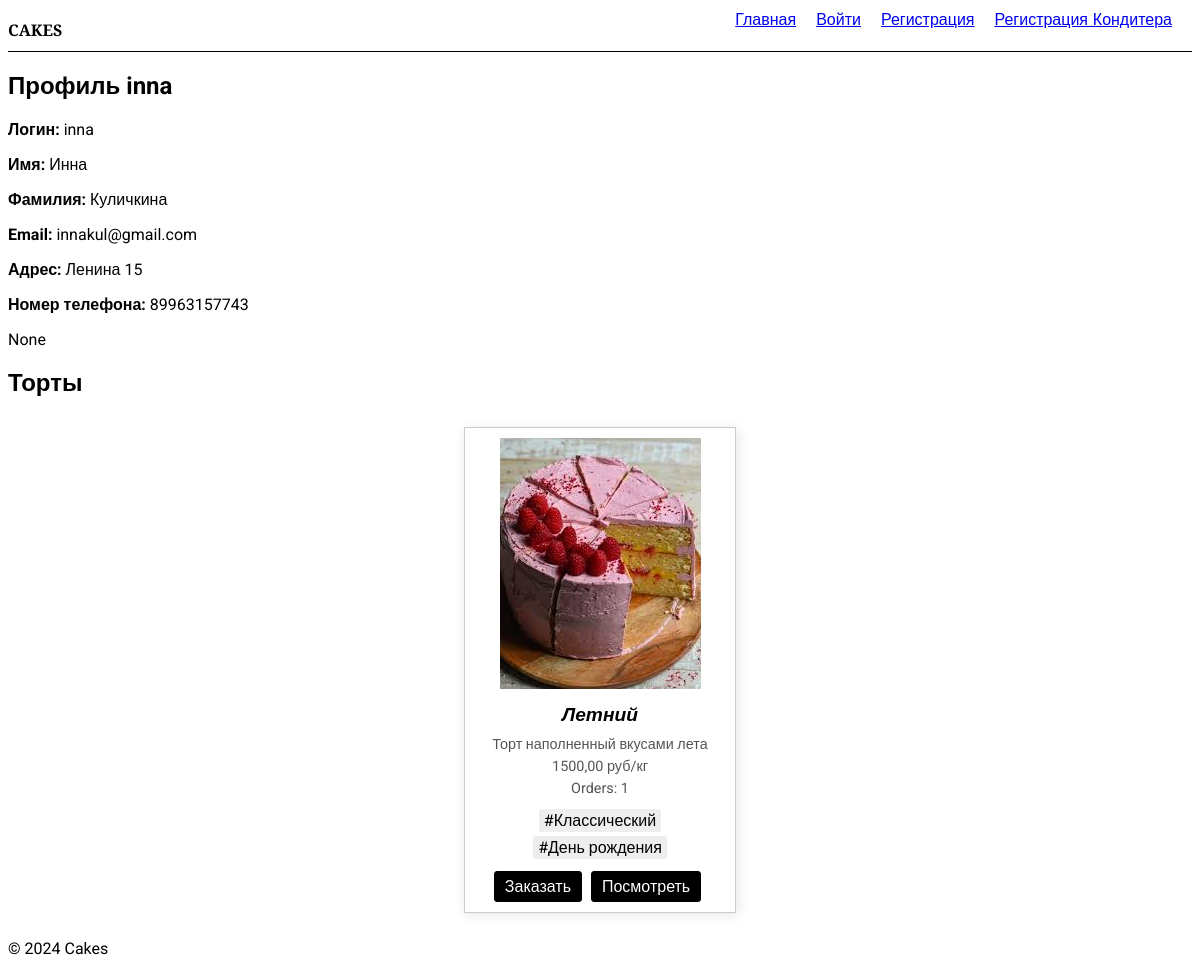
Page /chief/6/ on the earlier database version.
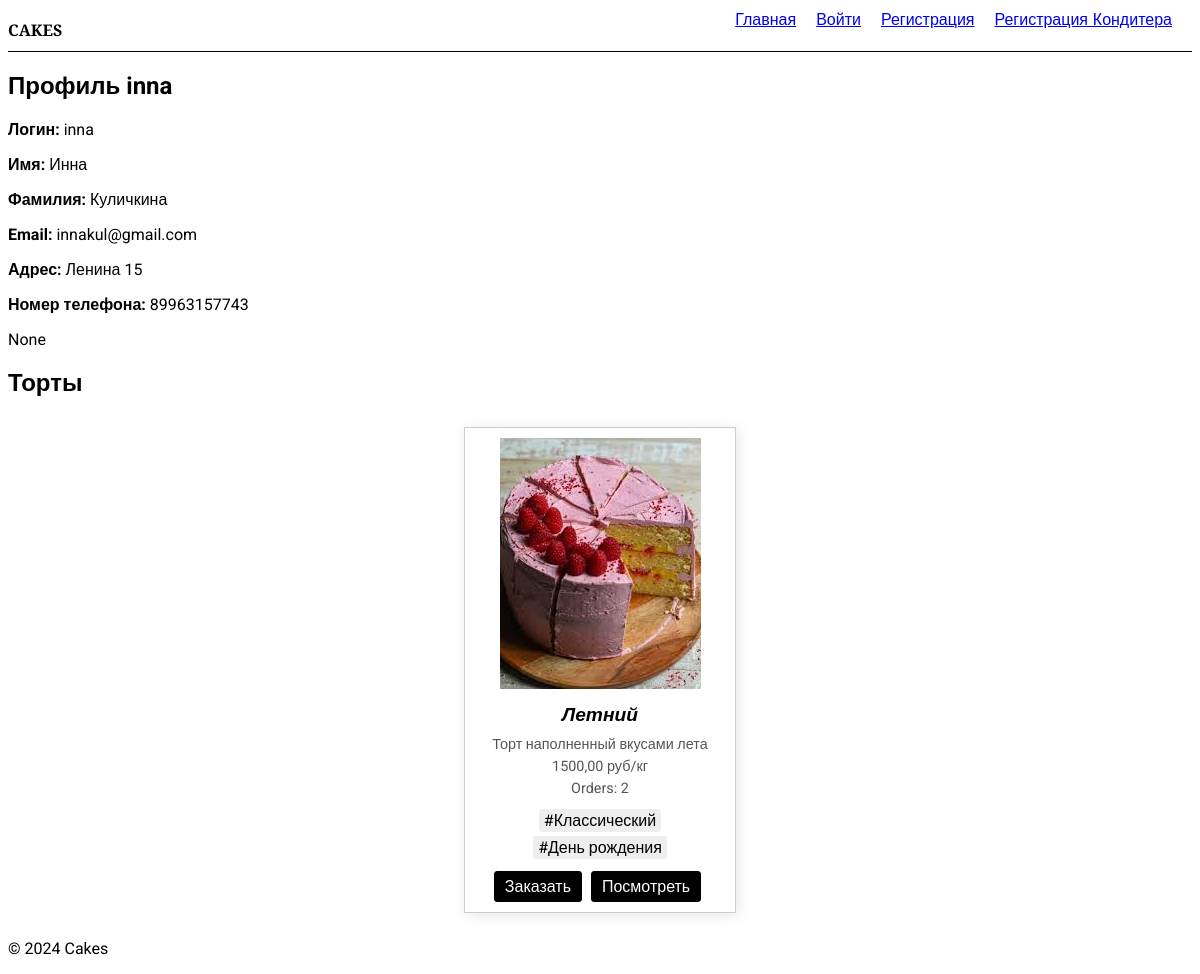
Same page on the later database version.
### main/models.py (models this page shows, shortened)
class Cake(models.Model):
    name = models.CharField("Наименование", max_length=100)
    filling = models.CharField("Начинка", max_length=100)
    price = models.DecimalField("Цена", max_digits=10, decimal_places=2)
    weight = models.DecimalField("Вес в кг", max_digits=10, decimal_places=2)
    description = models.TextField("Описание")
    image = models.ImageField("Изображение", upload_to='static/main/media/cakes/', blank=True, null=True)
    tags = models.ManyToManyField('Tag', verbose_name="Теги", related_name="cakes")
    order_count = models.PositiveIntegerField("Количество заказов", default=0)
    chief = models.ForeignKey(Chief, verbose_name="Кондитер", related_name="cakes", on_delete=models.CASCADE, null=True)

### main/views.py (the view)
# urls.py: path('chief/<int:pk>/', ChiefDetailView.as_view(), name='chief_detail'),
class ChiefDetailView(View):
    def get(self, request, pk):
        chief = get_object_or_404(Chief, pk=pk)
        cakes = Cake.objects.filter(chief=chief)
        return render(request, 'main/chief_detail.html', {
            'chief': chief,
            'cakes': cakes
        })

### main/context_processors.py (called while the page is built, shortened)
def is_chief_user(request):
    return {
        'is_chief_user': False
    }

### main/templates/main/chief_detail.html (shortened to what this page needs)
{% extends 'main/base.html' %}
{% block content %}
    <h2>Профиль {{ chief.username }}</h2>
    <div class="profile-info">
        <p><strong>Логин:</strong> {{ chief.username }}</p>
        <p><strong>Имя:</strong> {{ chief.first_name }}</p>
        <p><strong>Фамилия:</strong> {{ chief.last_name }}</p>
        <p><strong>Email:</strong> {{ chief.email }}</p>
        <p><strong>Адрес:</strong> {{ chief.address }}</p>
        <p><strong>Номер телефона:</strong> {{ chief.number }}</p>
        <p>{{ chief.information }}</p>
    </div>
        <h2>Торты</h2>
        <div class="cake-list">
            {% for cake in cakes %}
            <div class="cake-item">
                <img src="{{ cake.image.url }}" alt="{{ cake.name }}">
                <h3>{{ cake.name }}</h3>
                <p>{{ cake.description }}</p>
                <p>{{ cake.price }} руб/кг</p>
                <p>Orders: {{ cake.order_count }}</p>
                <div class="tags">
                    {% for tag in cake.tags.all %}
                    <span class="tag">#{{ tag.name }}</span>
                    {% endfor %}
                </div>
                <div class="buttons">
                        {% if user.is_authenticated %}
                        <a href="{% url 'order_cake' cake.id %}">Заказать</a>
                     {% else %}
                        <a href="{% url 'please_authorised'%}">Заказать</a>
                     {% endif %}
                        <a href="{% url 'view_cake' cake.id %}">Посмотреть</a>
                     </div>
                </div>
            </div>
            {% endfor %}
{% endblock content %}

Differences in the rows shown:
changed Cake "Летний": order_count "1" → "2"
